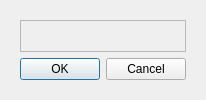
<?xml version="1.0" encoding="UTF-8"?>
<ui version="4.0">
    <class>AddIDs</class>
    <widget class="QDialog" name="AddIDs">
        <property name="geometry">
            <rect>
                <x>0</x>
                <y>0</y>
                <width>905</width>
                <height>0</height>
            </rect>
        </property>
        <property name="maximumSize">
            <size>
                <width>1280</width>
                <height>720</height>
            </size>
        </property>
        <property name="windowTitle">
            <string>Dialog</string>
        </property>
        <layout class="QVBoxLayout" name="verticalLayout">
            <item>
                <widget class="QFrame" name="frame">
                    <property name="minimumSize">
                        <size>
                            <width>0</width>
                            <height>0</height>
                        </size>
                    </property>
                    <property name="maximumSize">
                        <size>
                            <width>1280</width>
                            <height>720</height>
                        </size>
                    </property>
                    <property name="mouseTracking">
                        <bool>true</bool>
                    </property>
                    <layout class="QVBoxLayout" name="verticalLayout_2">
                        <item>
                            <widget class="QFrame" name="frame_2">
                                <property name="frameShape">
                                    <enum>QFrame::StyledPanel</enum>
                                </property>
                                <property name="frameShadow">
                                    <enum>QFrame::Raised</enum>
                                </property>
                                <widget class="QLabel" name="overlay">
                                    <property name="geometry">
                                        <rect>
                                            <x>0</x>
                                            <y>0</y>
                                            <width>941</width>
                                            <height>621</height>
                                        </rect>
                                    </property>
                                    <property name="mouseTracking">
                                        <bool>false</bool>
                                    </property>
                                    <property name="text">
                                        <string>TextLabel</string>
                                    </property>
                                </widget>
                                <widget class="QLabel" name="template_img">
                                    <property name="geometry">
                                        <rect>
                                            <x>0</x>
                                            <y>0</y>
                                            <width>947</width>
                                            <height>623</height>
                                        </rect>
                                    </property>
                                    <property name="text">
                                        <string/>
                                    </property>
                                    <property name="pixmap">
                                        <pixmap>img/MGI_Blank Lvl1.png</pixmap>
                                    </property>
                                    <property name="scaledContents">
                                        <bool>true</bool>
                                    </property>
                                </widget>
                                <zorder>template_img</zorder>
                                <zorder>overlay</zorder>
                            </widget>
                        </item>
                        <item>
                            <widget class="QDialogButtonBox" name="buttonBox">
                                <property name="orientation">
                                    <enum>Qt::Horizontal</enum>
                                </property>
                                <property name="standardButtons">
                                    <set>QDialogButtonBox::Cancel|QDialogButtonBox::Ok</set>
                                </property>
                            </widget>
                        </item>
                    </layout>
                </widget>
            </item>
        </layout>
    </widget>
    <resources/>
    <connections/>
</ui>
